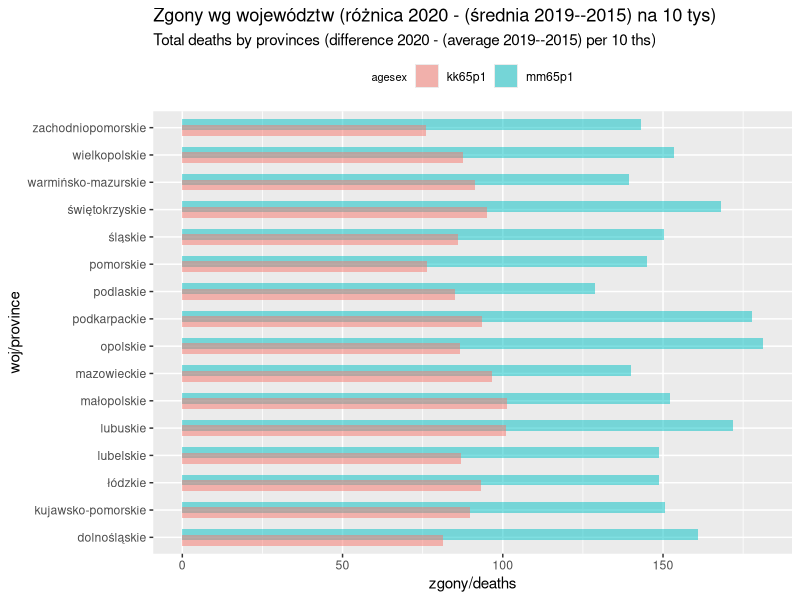
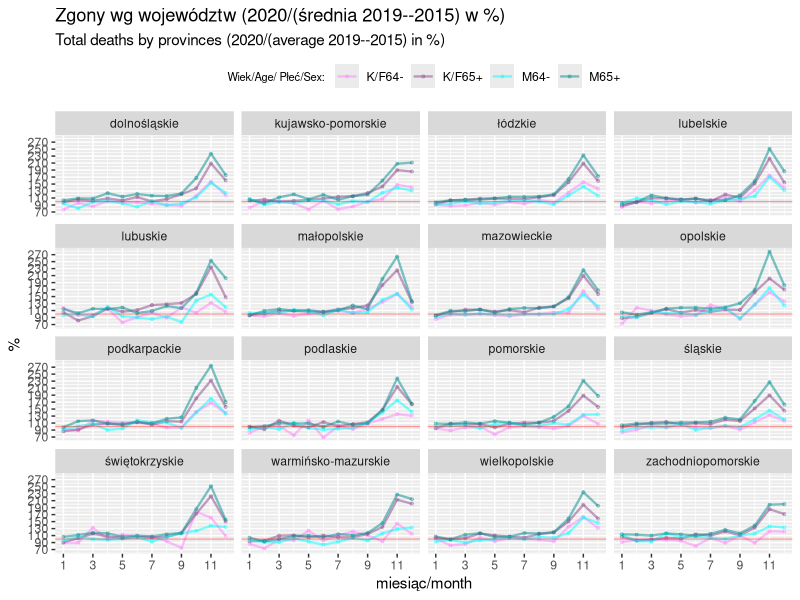
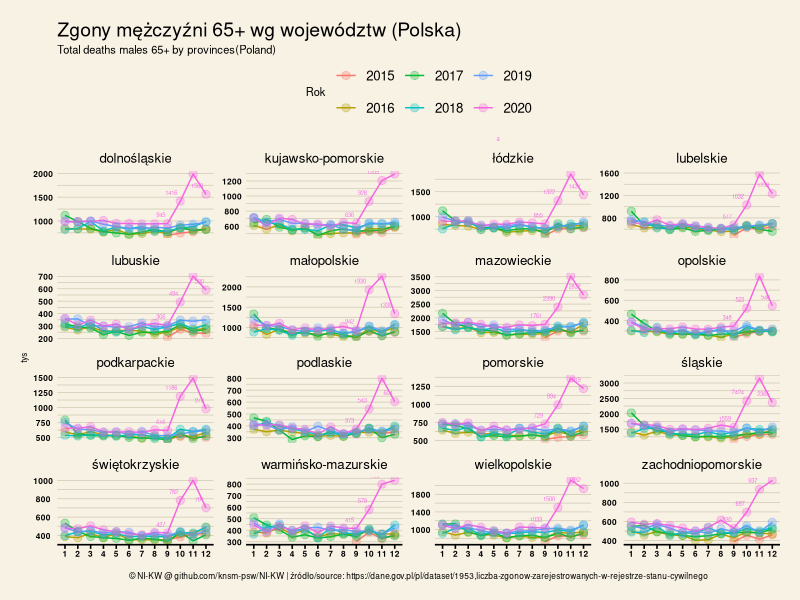
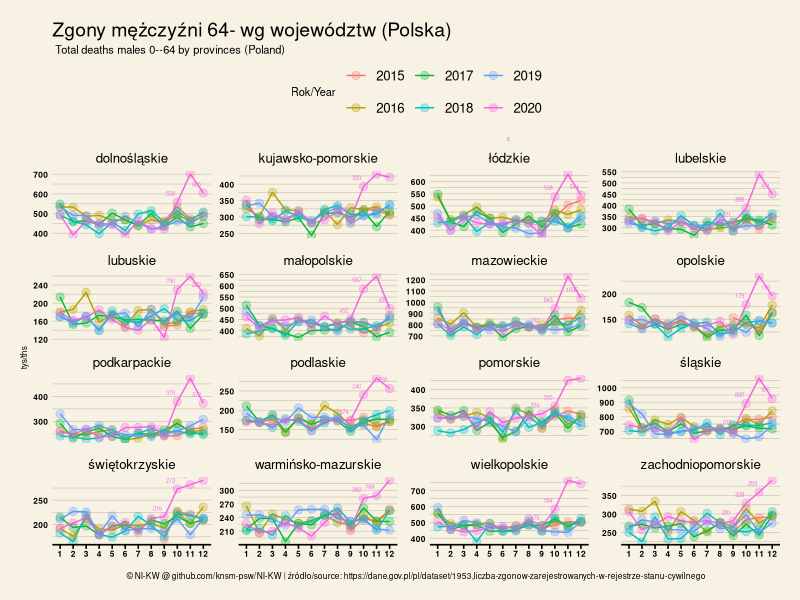
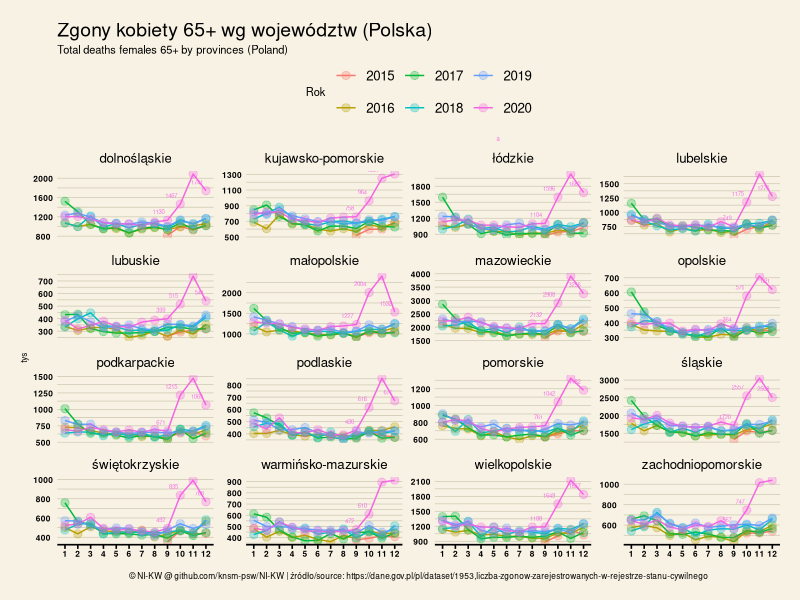
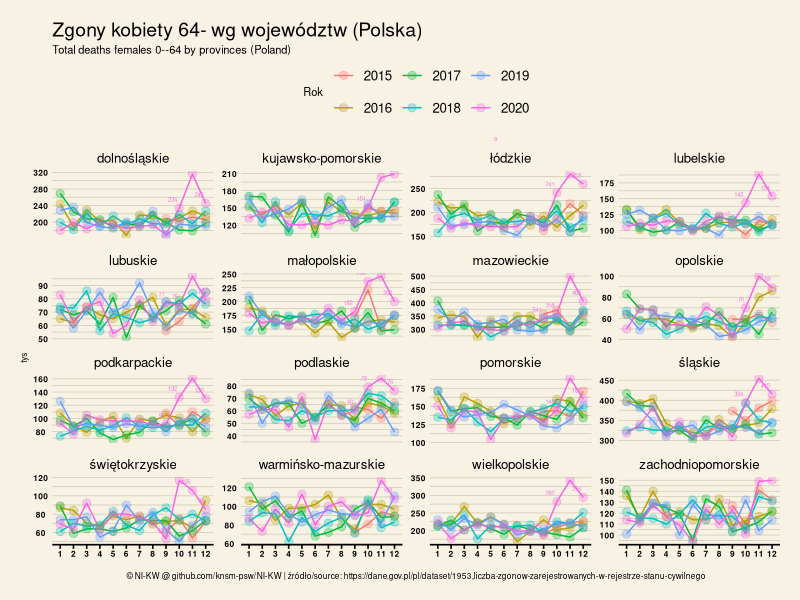

Write R code to recreate these figures, in order.
## ---- chunk 1
library("ggplot2")
library("dplyr")
library("tidyr")
library("scales")
library("ggthemes")
library("ggpubr")

options(scipen = 999)

theme_nikw <- function(){
 theme_wsj() %+replace%
 theme(
  panel.grid.minor = element_line(size = 0.25, linetype = 'solid', colour = "cornsilk3"),
  panel.grid.major = element_line(size = 0.25, linetype = 'solid', colour = "cornsilk3"),
  ##
  axis.text.x  = element_text(size = 6 ),
  axis.text.y  = element_text(size = 6 ),
  ## https://stackoverflow.com/questions/14379737/how-can-i-make-xlab-and-ylab-visible-when-using-theme-wsj-ggthemes
  axis.title  = element_text(family="sans", size=6),
  ## Poniższe natomiast nie działa:
  #axis.title.x  = element_text(size = 6 ),
  #axis.title.y  = element_text(size = 6 ),
  ## margin=margin(r=, t=, b = 3, l=, unit="pt")
  plot.title=element_text(family="sans", size=14, hjust=0, margin=margin(b = 3, unit="pt")),
  plot.subtitle=element_text(family="sans", size=8, hjust=0),
  legend.title=element_text(family="sans", size=8),
  plot.caption = element_text(family="sans", size = 6)
  )
}

theme_update(legend.title=element_text(family="sans", size=8), legend.position="top" )

NIKW <- "© NI-KW @ github.com/knsm-psw/NI-KW"
USC <- 'https://dane.gov.pl/pl/dataset/1953,liczba-zgonow-zarejestrowanych-w-rejestrze-stanu-cywilnego'
source <- sprintf ("%s | źródło/source: %s", NIKW, USC)
## ---- chunk 2
z <- read.csv("zgony_WW_monthly.csv", sep = ';',  header=T, na.string="NA" )
## Powinno być 64 miesiące x 16 województw = 1024 wiersze
nrow(z)
## ---- chunk 3
last_month <- sprintf ("%s", last(z$month))
last_month_no <- as.numeric(last_month)
first_month <- sprintf ("%s", first(z$month))
first_month_no <- as.numeric(first_month)

last_year <- sprintf ("%s", last(z$year))
last_year_no <- as.numeric(last_year)
first_year <- sprintf ("%s", first(z$year))
first_year_no <- as.numeric(first_year)
## ---- chunk 4
zp <- z %>% filter (year < last_year_no ) %>% as.data.frame
zc <- z %>% filter (year == last_year_no ) %>% as.data.frame

## średnie dla wszystkich miesięcy za wyjątkiem ostatniego
zp <- zp %>% group_by(month, woj) %>%  summarise( 
        k64mean = mean(k64, na.rm=TRUE),
        k65mean = mean(k65, na.rm=TRUE),
        m64mean = mean(m64, na.rm=TRUE),
        m65mean = mean(m65, na.rm=TRUE)
) %>% as.data.frame

zc <- zc %>% group_by(month, woj) %>%  summarise( 
        k64c = mean(k64, na.rm=TRUE),
        k65c = mean(k65, na.rm=TRUE),
        m64c = mean(m64, na.rm=TRUE),
        m65c = mean(m65, na.rm=TRUE)
) %>% as.data.frame
## ---- chunk 5
zz <- left_join(zp, zc, by=c('month', 'woj'))
## różnice względem średnich z poprzednich lar
zz$k64p <- zz$k64c/zz$k64mean * 100
zz$k65p <- zz$k65c/zz$k65mean * 100
zz$m64p <- zz$m64c/zz$m64mean * 100
zz$m65p <- zz$m65c/zz$m65mean * 100
## różnice
zz$k64d <- zz$k64c - zz$k64mean
zz$k65d <- zz$k65c - zz$k65mean
zz$m64d <- zz$m64c - zz$m64mean
zz$m65d <- zz$m65c - zz$m65mean

#total <- sum(zz$k64d) + sum(zz$k65d) + sum(zz$m65d) + sum(zz$m64d)
# zamieniamy na format długi na potrzeby wykresu
zzl <- zz %>% pivot_longer(cols = k64p:m65p, names_to = "agesex", values_to = "Value")

# suma różnicy zgonów wg województw
zzdl_agg <- zz %>% group_by(woj) %>%  summarise( mm64 = sum(m64d), mm65 = sum(m65d),  
                                                 kk64 = sum(k64d), kk65 = sum(k65d))
## ---- chunk 6
woj_pop <- read.csv("LUDN_3447_0.csv", sep = ';',  header=T, na.string="NA" )
## liczymy liczbę ludności w grupie 0--64:
woj_pop$O64 <- woj_pop$O2019 - woj_pop$O65
woj_pop$K64 <- woj_pop$K2019 - woj_pop$K65
woj_pop$M64 <- woj_pop$M2019 - woj_pop$M65
## ---- chunk 7
## złączenie na kolumnach woj <=> nazwa
zzdl_agg = left_join(zzdl_agg, woj_pop, by=c("woj"="nazwa"))
## na 10 tys
u <- 10000

zzdl_agg$mm64p1 <- zzdl_agg$mm64 / zzdl_agg$M64 * u
zzdl_agg$mm65p1 <- zzdl_agg$mm65 / zzdl_agg$M65 * u
zzdl_agg$kk64p1 <- zzdl_agg$kk64 / zzdl_agg$K64 * u
zzdl_agg$kk65p1 <- zzdl_agg$kk65 / zzdl_agg$K65 * u

## zamiana na długi format na potrzeby wykresu:
zzdl_agg_65 <- zzdl_agg %>% select (woj, mm65p1, kk65p1) %>% 
        pivot_longer(cols = mm65p1:kk65p1, names_to = "agesex", values_to = "Value")
## ---- chunk 8
pd <- ggplot(zzdl_agg_65, aes(x=woj, y=Value, fill=agesex)) +
        #geom_point(size=1.8, alpha=.3) +
        geom_bar(stat="identity", position=position_dodge(width=.4), width=.8,  alpha=.5) +
        ###
        #scale_y_continuous(breaks=seq(50, 300, by=20)) +
        xlab(label="woj/province") +
        ylab(label="zgony/deaths") +
        #
        coord_flip() +
        ggtitle(sprintf("Zgony wg województw (różnica %i - (średnia %i--%i) na 10 tys)", last_year_no, last_year_no -1, first_year_no), 
                subtitle=sprintf("Total deaths by provinces (difference %i - (average %i--%i) per 10 ths)", 
                                 last_year_no, last_year_no -1, first_year_no))
pd
## ---- chunk 9
## problem with legend in ggplot with multiple lines
## https://community.rstudio.com/t/problem-with-legend-in-ggplot-with-multiple-lines/75814/2
pe <- ggplot(zzl, aes(x=as.numeric(month), y=Value, color=agesex)) +
     geom_line(size=.8, alpha=.5) +
     geom_point(size=.8, alpha=.3) +
     ###
     scale_y_continuous(breaks=seq(50, 300, by=20)) +
     scale_x_continuous(breaks=seq(1, 12, by=2)) +
     scale_color_manual(name="Wiek/Age/ Płeć/Sex: ", 
         labels = c(m65p="M65+", m64p="M64-", k65p="K/F65+", k64p="K/F64-"),
         values = c(m65p="cyan4", m64p="cyan1", k65p="orchid4", k64p="orchid1" )) +
     xlab(label="miesiąc/month") +
     ylab(label="%") +
     geom_hline(yintercept = 100, color='red1', alpha=.4, size=.4) +
     facet_wrap( ~woj, scales = "fixed") +
     ggtitle(sprintf("Zgony wg województw (%i/(średnia %i--%i) w %%)", last_year_no, last_year_no -1, first_year_no), 
                subtitle=sprintf("Total deaths by provinces (%i/(average %i--%i) in %%)", 
                                 last_year_no, last_year_no -1, first_year_no))

pe
## ---- chunk 10
z <- z %>% gather(key="sexage", value="nn", k64, k65, m64, m65) %>% as.data.frame()

z <- z %>% mutate(sexage=recode(sexage, 'k64'= "K 64 lata i mniej",
                            'k65'= "K 65 lat i więcej",
                            'm64'= "M 64 lata i mniej",
                            'm65'= "M 65 lat i więcej" ))

z65m <- z %>% filter (sexage == "M 65 lat i więcej" ) %>% as.data.frame()
pg65 <- ggplot(z65m, aes(x= as.factor(month), group=as.factor(year), color=as.factor(year), y=nn )) +
 geom_line(size=.5 ) +
 geom_point(size=2.5, alpha=.3) +
 geom_text(data=z65m[ z65m$year > 2019 & z65m$month > 8, ],
            aes(x= as.factor(month), y= nn,
            label=sprintf("%i", nn)), vjust=-1.25, hjust=1.25, size=1.5, alpha=.9 ) +
 xlab(label="") +
 ylab(label="tys") +
 theme_nikw()+
 labs(caption=source, color='Rok') +
 facet_wrap( ~woj, scales = "free_y") +
 ggtitle(sprintf("Zgony mężczyźni 65+ wg województw (Polska)"), 
       subtitle=sprintf("Total deaths males 65+ by provinces(Poland)"))
pg65
## ---- chunk 11
z64m <- z %>% filter (sexage == "M 64 lata i mniej" ) %>% as.data.frame()
pg64 <- ggplot(z64m, aes(x= as.factor(month), group=as.factor(year), 
                         color=as.factor(year), y=nn )) +
        geom_line(size=.5 ) +
        geom_point(size=2.5, alpha=.3) +
        geom_text(data=z64m[ z64m$year > 2019 & z64m$month > 8, ],
                  aes(x= as.factor(month), y= nn,
                      label=sprintf("%i", nn)), vjust=-1.25, hjust=1.25, size=1.5, alpha=.9 ) +
        xlab(label="") +
        ylab(label="tys/ths") +
        theme_nikw()+
        labs(caption=source, color='Rok/Year') +
        facet_wrap( ~woj, scales = "free_y") +
        ggtitle(sprintf("Zgony mężczyźni 64- wg województw (Polska)"), 
                subtitle=sprintf(" Total deaths males 0--64 by provinces (Poland)"))
pg64
## ---- chunk 12
z65f <- z %>% filter (sexage == "K 65 lat i więcej" ) %>% as.data.frame()
pf65 <- ggplot(z65f, aes(x= as.factor(month), group=as.factor(year), color=as.factor(year), y=nn )) +
        geom_line(size=.5 ) +
        geom_point(size=2.5, alpha=.3) +
        geom_text(data=z65f[ z65f$year > 2019 & z65f$month > 8, ],
                  aes(x= as.factor(month), y= nn,
                      label=sprintf("%i", nn)), vjust=-1.25, hjust=1.25, size=1.5, alpha=.9 ) +
        #scale_y_continuous(breaks=seq(2500, 25000, by=2500)) +
        #coord_cartesian(ylim = c(0, max(z$nn, na.rm = T))) +
        xlab(label="") +
        ylab(label="tys") +
        theme_nikw()+
        labs(caption=source, color='Rok') +
        facet_wrap( ~woj, scales = "free_y") +
        ggtitle(sprintf("Zgony kobiety 65+ wg województw (Polska)"), 
                subtitle=sprintf("Total deaths females 65+ by provinces (Poland)"))
pf65
## ---- chunk 13
z64f <- z %>% filter (sexage == "K 64 lata i mniej" ) %>% as.data.frame()
pf64 <- ggplot(z64f, aes(x= as.factor(month), group=as.factor(year), color=as.factor(year), y=nn )) +
        geom_line(size=.5 ) +
        geom_point(size=2.5, alpha=.3) +
        geom_text(data=z64f[ z64f$year > 2019 & z64f$month > 8, ],
                  aes(x= as.factor(month), y= nn,
                      label=sprintf("%i", nn)), vjust=-1.25, hjust=1.25, size=1.5, alpha=.9 ) +
        #scale_y_continuous(breaks=seq(2500, 25000, by=2500)) +
        #coord_cartesian(ylim = c(0, max(z$nn, na.rm = T))) +
        xlab(label="") +
        ylab(label="tys") +
        theme_nikw()+
        labs(caption=source, color='Rok') +
        facet_wrap( ~woj, scales = "free_y") +
        ggtitle(sprintf("Zgony kobiety 64- wg województw (Polska)"), 
                subtitle=sprintf("Total deaths females 0--64 by provinces (Poland)"))
pf64
